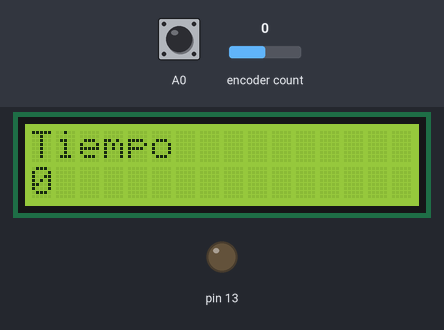
The sketch below on a simulated Arduino Uno, built with avr-gcc and run on an emulated ATmega328P. On the bench: 16×2 character LCD, output pins drawn as LEDs (lit = HIGH). The test bench sets the inputs (shaded band); at power-on: encoder count 0, A0 HIGH.

Above: at 1.2 s.
1.3 s: encoder count set to 1
4.3 s: encoder count set to 5
At 5.2 s:
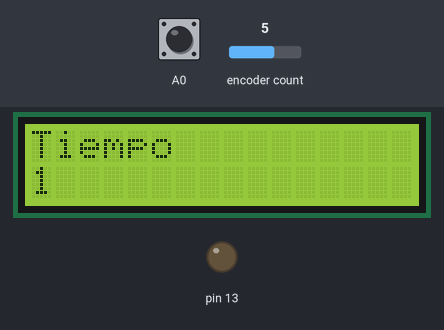
5.8 s: A0 pulled LOW for 1 s
9.8 s: A0 pulled LOW for 1 s
Timing chart, 0 to 12.8 s (numbered marks = the images above; inputs shaded):
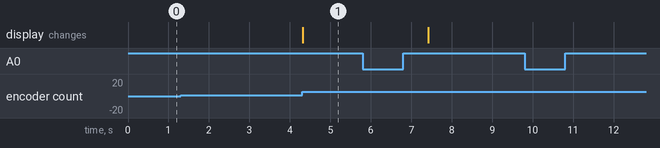

The sketch:

termoformadora.ino
```cpp
#include "Wire.h"
//#include "LiquidCrystal.h"
#include <ClickEncoder.h>
#include <TimerOne.h>
//LiquidCrystal lcd(10, 9, 5, 6, 7, 8);
#include <LiquidCrystal_SR.h>

LiquidCrystal_SR lcd(9,8,10);
//LiquidCrystal lcd(10, 9, 5, 6, 7, 8);
ClickEncoder *encoder;

void timerIsr() {
  encoder->service();
}

void setup() {
  lcd.begin(16, 2);
  Serial.begin(9600);
  pinMode(13,OUTPUT);
  encoder = new ClickEncoder(A1, A2, A0);
  encoder->setAccelerationEnabled(false);
  Timer1.initialize(100);
  Timer1.attachInterrupt(timerIsr);
}

enum enumestado {
  STAP, WARM };
enumestado estado=STAP;
unsigned long value,pas;
unsigned long t0=0;
unsigned long dt=0;
void loop() {
  switch(estado){
  case STAP:
    {
      value += encoder->getValue();
      positivo(value);
      if(value!=pas){
        pas=value;
        dt=value/4;
      }
      ClickEncoder::Button b = encoder->getButton();
      if (b != ClickEncoder::Open) {
        if(b==ClickEncoder::Clicked){
          digitalWrite(13,HIGH);
          t0=millis();
          value=0;
          estado=WARM;
        }
      }
      lcd.setCursor(0,0);
      lcd.print("Tiempo");
      lcd.setCursor(0,1);
      lcd.print("                ");
      lcd.setCursor(0,1);
      lcd.print(dt);
      break;
    }
  case WARM:
    {
      if(millis()-t0<dt){
        lcd.setCursor(0,0);
        lcd.print("Tiempo");
        lcd.setCursor(0,1);
        lcd.print("                ");
        lcd.setCursor(0,1);
        lcd.print(float(dt-millis()+t0)/1000.0);
        ClickEncoder::Button b = encoder->getButton();
        if (b != ClickEncoder::Open) {
          if(b==ClickEncoder::Clicked){
            digitalWrite(13,LOW);
            dt=0;
            estado=STAP;
          }
        }
      }
      else {
        digitalWrite(13,LOW);
        dt=0;
        estado=STAP;
      }
      break;
    }
  }
}

void positivo(unsigned long& value){
  if(value==0xFFFFFFFF){
    value=0;
  }
}

void pantalla(float num,int dec, int fila){

}
```

Measured:
- after the input at 1.3 s, every drawn part: stays the same
- after the input at 4.3 s, the display: changes at once (image 1)
